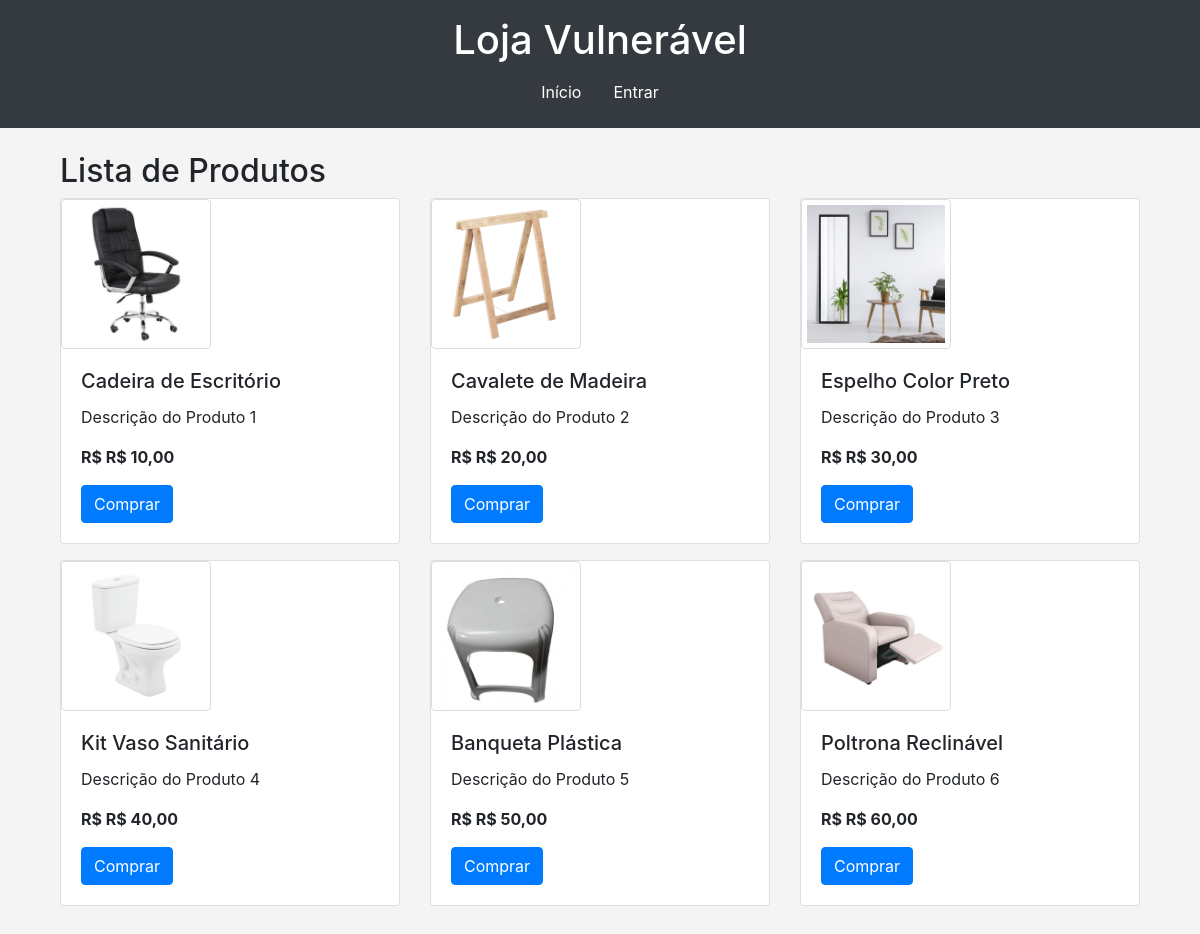
The page / on the database its author committed.
### tables this page shows
CREATE TABLE produtos (
            id INTEGER PRIMARY KEY,
            nome TEXT,
            descricao TEXT,
            preco TEXT,
            imagem TEXT
        );

### app/views.py (the view)
@bp.route('/')
def index():
    conn = sqlite3.connect('database.db')
    c = conn.cursor()
    c.execute('SELECT * FROM produtos')
    produtos = c.fetchall()
    conn.close()
    return render_template('index.html', produtos=produtos)

### templates/index.html
{% extends "base.html" %}
{% block content %}
<div class="container">
    <h2>Lista de Produtos</h2>
    <div class="row">
        {% for produto in produtos %}
        <div class="col-md-4 mb-3">
            <div class="card h-100">
                <img src="{{ produto[4] }}" class="card-img-top produto-img" alt="{{ produto[1] }}">
                <div class="card-body">
                    <h5 class="card-title">{{ produto[1] }}</h5>
                    <p class="card-text">{{ produto[2] }}</p>
                    <p class="card-text"><strong>R$ {{ produto[3] }}</strong></p>
                    <a href="{{ url_for('views.compra', produto_id=produto[0]) }}" class="btn btn-primary">Comprar</a>
                </div>
            </div>
        </div>
        {% endfor %}
    </div>
</div>
{% endblock %}

### templates/base.html (shortened to what this page needs)
<!DOCTYPE html>
<html lang="en">
<head>
    <link href="https://stackpath.bootstrapcdn.com/bootstrap/4.5.2/css/bootstrap.min.css" rel="stylesheet">
    <link rel="stylesheet" href="{{ url_for('static', filename='css/estilo.css') }}">
</head>
<body>
    <header class="bg-dark text-white text-center py-3">
        <h1>Loja Vulnerável</h1>
        <nav>
            <ul class="nav justify-content-center">
                <li class="nav-item">
                    <a class="nav-link text-white" href="{{ url_for('views.index') }}">Início</a>
                </li>
                {% if session.get('username') %}
                    {% if session.get('role') == 'admin' %}
                    <li class="nav-item">
                        <a class="nav-link text-white" href="{{ url_for('auth.admin_dashboard') }}">Painel do Administrador</a>
                    </li>
                    {% elif session.get('role') == 'vendedor' %}
                    <li class="nav-item">
                        <a class="nav-link text-white" href="{{ url_for('auth.vendedor_dashboard') }}">Painel do Vendedor</a>
                    </li>
                    {% elif session.get('role') == 'cliente' %}
                    <li class="nav-item">
                        <a class="nav-link text-white" href="{{ url_for('auth.cliente_dashboard') }}">Painel do Cliente</a>
                    </li>
                    {% endif %}
                <li class="nav-item">
                    <a class="nav-link text-white" href="{{ url_for('auth.logout') }}">Sair</a>
                </li>
                {% else %}
                <li class="nav-item">
                    <a class="nav-link text-white" href="{{ url_for('auth.login') }}">Entrar</a>
                </li>
                {% endif %}
            </ul>
        </nav>
    </header>
    <main class="container my-4">
        {% block content %}{% endblock %}
    </main>
</body>
</html>

### static/css/estilo.css (style rules this page uses)
body { background-color: #f4f4f4; }
header { margin-bottom: 20px; }
.produto-img { width: 150px; height: 150px; object-fit: cover; border: 1px solid #ddd; border-radius: 4px; padding: 5px; }

### rows shown on the page
produtos: imagem (picture), nome "Cadeira de Escritório", descricao "Descrição do Produto 1", preco "R$ 10,00"
produtos: imagem (picture), nome "Cavalete de Madeira", descricao "Descrição do Produto 2", preco "R$ 20,00"
produtos: imagem (picture), nome "Espelho Color Preto", descricao "Descrição do Produto 3", preco "R$ 30,00"
produtos: imagem (picture), nome "Kit Vaso Sanitário", descricao "Descrição do Produto 4", preco "R$ 40,00"
produtos: imagem (picture), nome "Banqueta Plástica", descricao "Descrição do Produto 5", preco "R$ 50,00"
produtos: imagem (picture), nome "Poltrona Reclinável", descricao "Descrição do Produto 6", preco "R$ 60,00"
